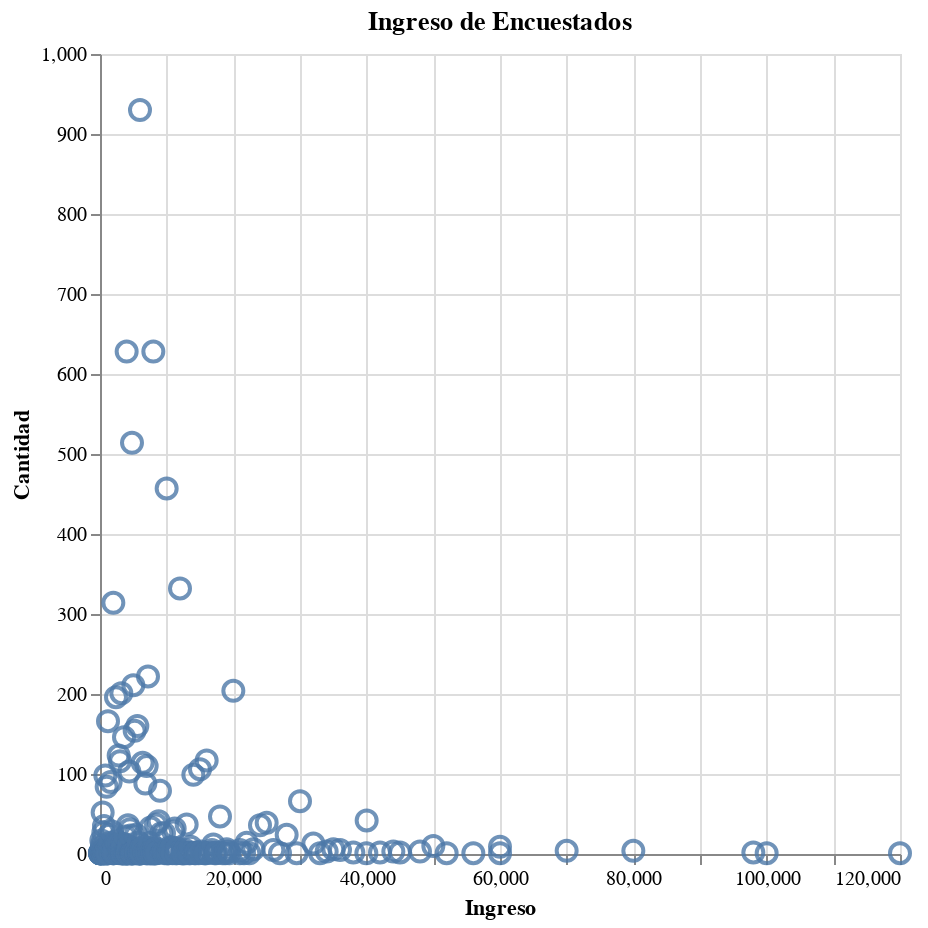

Source (notebook cell):
### Code cell
alt.Chart(data_ingreso).mark_point(opacity=0.8, size=100).encode(
    alt.X("Monto", title = "Ingreso", axis = alt.Axis(labelAngle = 0)),
    alt.Y('Ingreso', title = "Cantidad", sort="-y"),

).properties(title="Ingreso de Encuestados", width=400, height=400)

### Figure 1 — Vega-Lite specification as saved in the notebook (floating-point values rounded to 4 significant figures; data arrays with more than 128 entries replaced by an {"elided": "..."} marker saying what was removed)
{"$schema": "https://vega.github.io/schema/vega-lite/v5.14.1.json", "config": {"view": {"continuousHeight": 300, "continuousWidth": 300}}, "data": {"name": "data-86c3917a37f5282ac84388040907c932"}, "datasets": {"data-86c3917a37f5282ac84388040907c932": {"elided": "269 records"}}, "encoding": {"x": {"axis": {"labelAngle": 0}, "field": "Monto", "title": "Ingreso", "type": "quantitative"}, "y": {"field": "Ingreso", "sort": "-y", "title": "Cantidad", "type": "quantitative"}}, "height": 400, "mark": {"opacity": 0.8, "size": 100, "type": "point"}, "title": "Ingreso de Encuestados", "width": 400}
